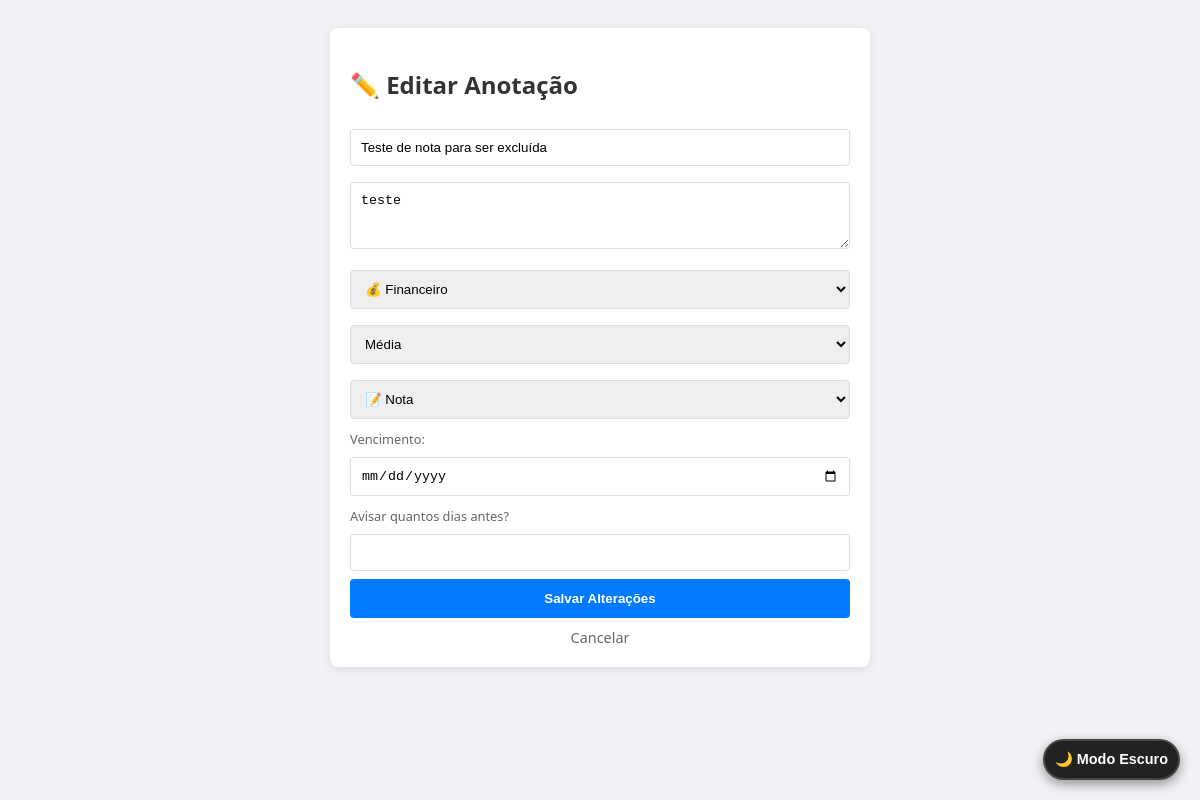
The app's page /editar/1, older data.
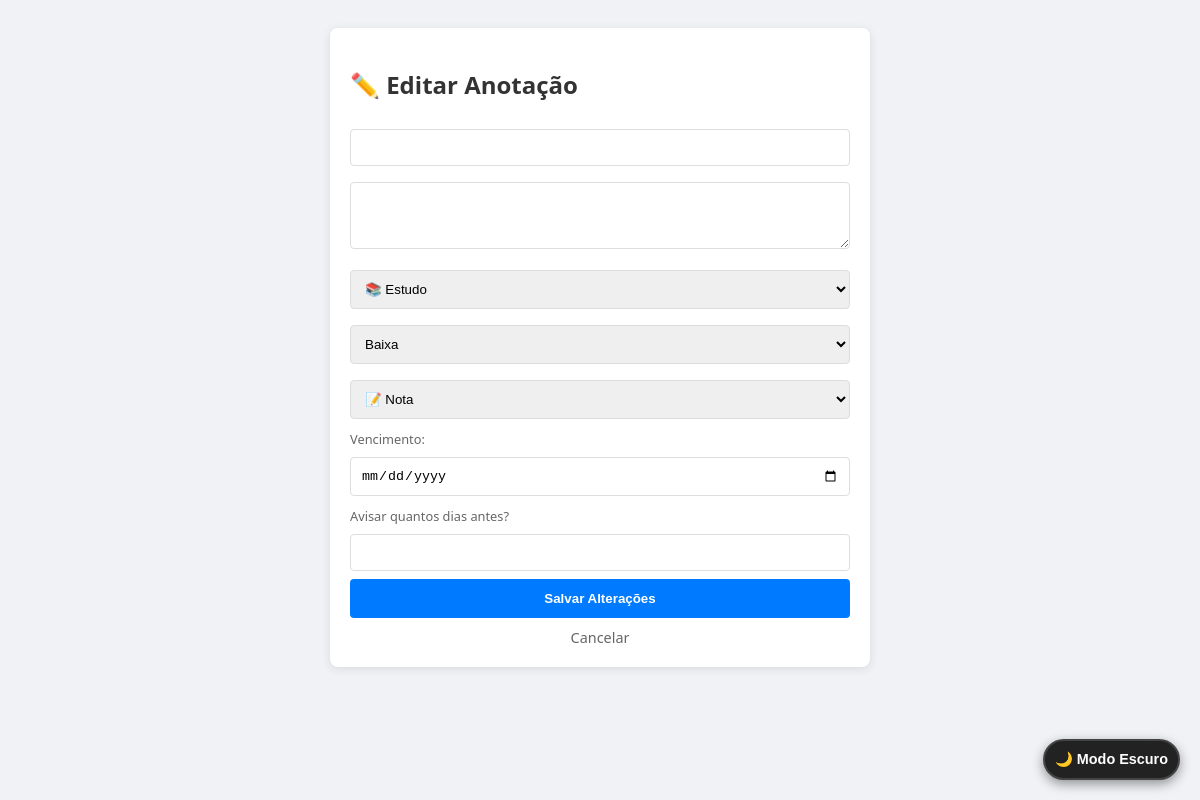
The same page, newer data.
### tables this page shows
CREATE TABLE notas (
            id INTEGER PRIMARY KEY AUTOINCREMENT,
            titulo TEXT NOT NULL,
            conteudo TEXT,
            categoria TEXT, -- Ex: Estudo, Financeiro, Trabalho
            prioridade TEXT, -- Ex: Alta, Média, Baixa
            tipo TEXT, -- Ex: Nota ou Lembrete
            data_criacao TIMESTAMP DEFAULT CURRENT_TIMESTAMP,
            data_vencimento DATE, -- Para os lembretes de conta
            dias_aviso INTEGER, -- Quantos dias antes avisar
            status TEXT DEFAULT 'Ativo', -- Ex: Ativo ou Concluído
            data_exclusao DATE -- Dia que uma nota foi excluída
        );

CREATE TABLE categorias (
            id INTEGER PRIMARY KEY AUTOINCREMENT,
            nome TEXT NOT NULL UNIQUE,
            emoji TEXT
        );

### app.py (the view, shortened to what this page needs)
@app.route('/editar/<int:id>', methods=['GET', 'POST'])
def editar(id):
    conn = sqlite3.connect('painel_dados.db') # Nome correto do seu banco
    cursor = conn.cursor()
    cursor.execute("SELECT * FROM notas WHERE id = ?", (id,))
    nota = cursor.fetchone()
    cursor.execute("SELECT id, nome, emoji FROM categorias")
    lista_categorias = cursor.fetchall()
    conn.close()
    return render_template('editar.html', nota=nota, categorias=lista_categorias)

### templates/editar.html (shortened to what this page needs)
<!DOCTYPE html>
<html lang="pt-br">
<head>
    <link rel="stylesheet" href="{{ url_for('static', filename='style.css') }}">
</head>
<body>
    <button class="btn-dark-toggle" id="darkToggle">🌙 Modo Escuro</button>
    <div class="form-container">
        <h2>✏️ Editar Anotação</h2>
        <form method="POST">
            <input type="text" name="titulo" value="{{ nota[1] }}" required>
            <textarea name="conteudo" rows="3">{{ nota[2] }}</textarea>
            <select name="categoria" required>
                {% for categoria in categorias %}
                    <option value="{{ categoria[1] }}" {% if nota[3] == categoria[1] %}selected{% endif %}>
                        {{ categoria[2] }} {{ categoria[1] }}
                    </option>
                {% endfor %}
            </select>
            <select name="prioridade">
                <option value="Baixa" {% if nota[4] == 'Baixa' %}selected{% endif %}>Baixa</option>
                <option value="Média" {% if nota[4] == 'Média' %}selected{% endif %}>Média</option>
            </select>
            <select name="tipo">
                <option value="Nota" {% if nota[5] == 'Nota' %}selected{% endif %}>📝 Nota</option>
            </select>
            <label style="font-size: 0.8em; color: #666;">Vencimento:</label>
            <input type="date" name="data_vencimento" value="{{ nota[7] }}">
            <label style="font-size: 0.8em; color: #666;">Avisar quantos dias antes?</label>
            <input type="number" name="dias_aviso" value="{{ nota[8] }}">
            <button type="submit" class="btn-salvar">Salvar Alterações</button>
            <a href="/" class="btn-cancelar">Cancelar</a>
        </form>
    </div>
</body>
</html>

Row changes from the older to the newer data that the page shows:
removed notas: titulo "Teste de nota para ser excluída", conteudo "teste", categoria "💰 Financeiro", prioridade "Média", tipo "📝 Nota"
Text that changed along with them:
form field categoria: (not shown) → "📚 Estudo"
form field prioridade: (not shown) → "Baixa"
form field tipo: (not shown) → "📝 Nota"
